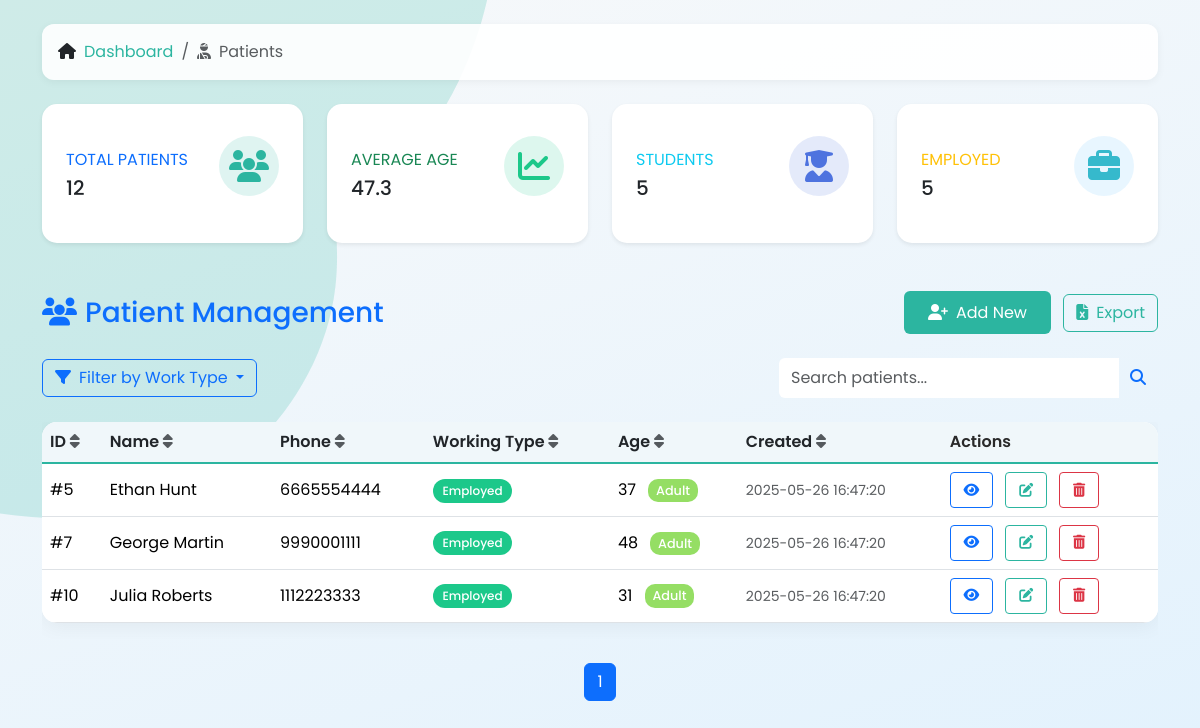
The app's page /patients.php?work_type=employed with its own data.
### tables this page shows
CREATE TABLE `patients` (
  `id` int NOT NULL,
  `full_name` varchar(100) NOT NULL,
  `phone` varchar(20) NOT NULL,
  `working_type` enum('student','employed','self-employed','unemployed') NOT NULL,
  `created_at` datetime DEFAULT CURRENT_TIMESTAMP,
  `age` int NOT NULL
);

### patients.php (the view, shortened to what this page needs)
<?php
require_once 'config.php';
$search = $_GET['search'] ?? '';
$workTypeFilter = $_GET['work_type'] ?? '';
$sort = $_GET['sort'] ?? 'id';
$order = ($_GET['order'] ?? 'asc') === 'desc' ? 'desc' : 'asc';
$page = max((int)($_GET['page'] ?? 1), 1);
$limit = 5;
$offset = ($page - 1) * $limit;
$conditions = [];
$params = [];
if (!empty($workTypeFilter) && in_array($workTypeFilter, ['student', 'employed', 'self-employed', 'unemployed'])) {
    $conditions[] = "working_type = ?";
    $params[] = $workTypeFilter;
}
$whereClause = $conditions ? 'WHERE ' . implode(' AND ', $conditions) : '';
$countStmt = $pdo->prepare("SELECT COUNT(*) FROM patients $whereClause");
$countStmt->execute($params);
$totalRows = $countStmt->fetchColumn();
$totalPages = ceil($totalRows / $limit);
$sql = "SELECT * FROM patients $whereClause ORDER BY $sort $order LIMIT $limit OFFSET $offset";
$stmt = $pdo->prepare($sql);
$stmt->execute($params);
$patients = $stmt->fetchAll();
$summaryStmt = $pdo->query("
    SELECT
        COUNT(*) AS total_patients,
        AVG(age) AS average_age,
        SUM(CASE WHEN working_type = 'student' THEN 1 ELSE 0 END) AS students,
        SUM(CASE WHEN working_type = 'employed' THEN 1 ELSE 0 END) AS employed,
        SUM(CASE WHEN working_type = 'self-employed' THEN 1 ELSE 0 END) AS self_employed,
        SUM(CASE WHEN working_type = 'unemployed' THEN 1 ELSE 0 END) AS unemployed
    FROM patients
");
$summary = $summaryStmt->fetch(PDO::FETCH_ASSOC);
$averageAge = round($summary['average_age'], 1);
?>
<!DOCTYPE html>
<html lang="en">
<head>
    <link href="https://cdn.jsdelivr.net/npm/bootstrap@5.3.3/dist/css/bootstrap.min.css" rel="stylesheet">
    <link href="https://cdnjs.cloudflare.com/ajax/libs/font-awesome/6.5.0/css/all.min.css" rel="stylesheet">
</head>
<body class="p-4">
    <div class="container">
        <nav class="mb-4">
            <ol class="breadcrumb">
                <li class="breadcrumb-item"><i class="fas fa-home me-2"></i><a href="dashboard.php">Dashboard</a></li>
                <li class="breadcrumb-item active"><i class="fas fa-user-injured me-2"></i>Patients</li>
            </ol>
        </nav>
        <div class="row mb-4">
            <div class="col-xl-3 col-md-6 mb-4">
                <div class="card summary-card border-left-primary shadow-sm h-100 py-2">
                    <div class="card-body">
                        <div class="row no-gutters align-items-center">
                            <div class="col mr-2">
                                <div class="text-xs font-weight-bold text-primary text-uppercase mb-1">
                                    Total Patients</div>
                                <div class="h5 mb-0 font-weight-bold text-gray-800"><?= $summary['total_patients'] ?></div>
                            </div>
                            <div class="col-auto">
                                <div class="card-icon bg-primary-light">
                                    <i class="fas fa-users fa-2x"></i>
                                </div>
                            </div>
                        </div>
                    </div>
                </div>
            </div>
            <div class="col-xl-3 col-md-6 mb-4">
                <div class="card summary-card border-left-success shadow-sm h-100 py-2">
                    <div class="card-body">
                        <div class="row no-gutters align-items-center">
                            <div class="col mr-2">
                                <div class="text-xs font-weight-bold text-success text-uppercase mb-1">
                                    Average Age</div>
                                <div class="h5 mb-0 font-weight-bold text-gray-800"><?= $averageAge ?></div>
                            </div>
                            <div class="col-auto">
                                <div class="card-icon bg-green-light">
                                    <i class="fas fa-chart-line fa-2x"></i>
                                </div>
                            </div>
                        </div>
                    </div>
                </div>
            </div>
            <div class="col-xl-3 col-md-6 mb-4">
                <div class="card summary-card border-left-info shadow-sm h-100 py-2">
                    <div class="card-body">
                        <div class="row no-gutters align-items-center">
                            <div class="col mr-2">
                                <div class="text-xs font-weight-bold text-info text-uppercase mb-1">
                                    Students</div>
                                <div class="h5 mb-0 font-weight-bold text-gray-800"><?= $summary['students'] ?></div>
                            </div>
                            <div class="col-auto">
                                <div class="card-icon bg-purple-light">
                                    <i class="fas fa-user-graduate fa-2x"></i>
                                </div>
                            </div>
                        </div>
                    </div>
                </div>
            </div>
            <div class="col-xl-3 col-md-6 mb-4">
                <div class="card summary-card border-left-warning shadow-sm h-100 py-2">
                    <div class="card-body">
                        <div class="row no-gutters align-items-center">
                            <div class="col mr-2">
                                <div class="text-xs font-weight-bold text-warning text-uppercase mb-1">
                                    Employed</div>
                                <div class="h5 mb-0 font-weight-bold text-gray-800"><?= $summary['employed'] + $summary['self_employed'] ?></div>
                            </div>
                            <div class="col-auto">
                                <div class="card-icon bg-blue-light">
                                    <i class="fas fa-briefcase fa-2x"></i>
                                </div>
                            </div>
                        </div>
                    </div>
                </div>
            </div>
        </div>
        <div class="d-flex justify-content-between align-items-center mb-4">
            <h3 class="mb-0 text-primary"><i class="fas fa-users me-2"></i>Patient Management</h3>
            <div>
                <button class="btn btn-success me-2" data-bs-toggle="modal" data-bs-target="#addPatientModal">
                    <i class="fas fa-user-plus me-2"></i>Add New
                </button>
                <a href="export_patients.php" class="btn btn-outline-secondary">
                    <i class="fas fa-file-excel me-2"></i>Export
                </a>
            </div>
        </div>
        <div class="d-flex justify-content-between align-items-center mb-4">
            <div class="btn-group">
                <button class="btn btn-outline-primary dropdown-toggle" type="button" data-bs-toggle="dropdown" aria-expanded="false">
                    <i class="fas fa-filter me-2"></i>Filter by Work Type
                </button>
            </div>
            <form method="get" class="d-flex">
                <div class="input-group">
                    <input type="text" name="search" value="<?= htmlspecialchars($search) ?>"
                           class="form-control border-0 py-2" placeholder="Search patients...">
                    <button class="btn btn-outline-primary border-0" type="submit">
                        <i class="fas fa-search"></i>
                    </button>
                </div>
            </form>
        </div>
        <div class="table-responsive">
            <table class="table table-hover align-middle">
                <thead class="table-light">
                    <tr>
                        <?php
                        $columns = ['id' => 'ID', 'full_name' => 'Name', 'phone' => 'Phone',
                                  'working_type' => 'Working Type', 'age' => 'Age', 'created_at' => 'Created'];
                        foreach ($columns as $col => $label) {
                            $newOrder = ($sort === $col && $order === 'asc') ? 'desc' : 'asc';
                            echo "<th><a href=\"?search=$search&work_type=$workTypeFilter&sort=$col&order=$newOrder\" class=\"text-decoration-none text-dark\">$label <i class=\"fas fa-sort text-muted\"></i></a></th>";
                        }
                        ?>
                        <th>Actions</th>
                    </tr>
                </thead>
                <tbody>
                    <?php foreach ($patients as $patient):
                        $ageGroup = '';
                        $ageClass = '';
                        if ($patient['age'] < 13) {
                            $ageGroup = 'Child';
                            $ageClass = 'age-group-child';
                        } elseif ($patient['age'] >= 13 && $patient['age'] <= 19) {
                            $ageGroup = 'Teen';
                            $ageClass = 'age-group-teen';
                        } elseif ($patient['age'] >= 20 && $patient['age'] <= 59) {
                            $ageGroup = 'Adult';
                            $ageClass = 'age-group-adult';
                        } else {
                            $ageGroup = 'Senior';
                            $ageClass = 'age-group-senior';
                        }
                    ?>
                        <tr class="animate__animated animate__fadeIn">
                            <td>#<?= $patient['id'] ?></td>
                            <td><?= htmlspecialchars($patient['full_name']) ?></td>
                            <td><?= htmlspecialchars($patient['phone']) ?></td>
                            <td>
                                <span class="badge badge-<?= str_replace(' ', '-', $patient['working_type']) ?>">
                                    <?= ucfirst($patient['working_type']) ?>
                                </span>
                            </td>
                            <td>
                                <?= $patient['age'] ?>
                                <span class="age-group ms-2 <?= $ageClass ?>"><?= $ageGroup ?></span>
                            </td>
                            <td><small class="text-muted"><?= $patient['created_at'] ?></small></td>
                            <td class="action-buttons">
                                <button class="btn btn-sm btn-outline-primary me-2 view-patient"
                                        data-id="<?= $patient['id'] ?>"
                                        data-bs-toggle="modal"
                                        data-bs-target="#viewPatientModal"
                                        title="View">
                                    <i class="fas fa-eye"></i>
                                </button>
                                <a href="edit_patient.php?id=<?= $patient['id'] ?>" class="btn btn-sm btn-outline-secondary me-2" title="Edit">
                                    <i class="fas fa-edit"></i>
                                </a>
                                <a href="delete_patient.php?id=<?= $patient['id'] ?>" class="btn btn-sm btn-outline-danger" title="Delete" onclick="return confirm('Are you sure you want to delete this patient?');">
                                    <i class="fas fa-trash-alt"></i>
                                </a>
                            </td>
                        </tr>
                    <?php endforeach ?>
                </tbody>
            </table>
        </div>
        <nav class="mt-4">
            <ul class="pagination justify-content-center">
                <?php for ($i = 1; $i <= $totalPages; $i++): ?>
                    <li class="page-item <?= $i == $page ? 'active' : '' ?>">
                        <a class="page-link"
                           href="?search=<?= $search ?>&work_type=<?= $workTypeFilter ?>&sort=<?= $sort ?>&order=<?= $order ?>&page=<?= $i ?>">
                           <?= $i ?>
                        </a>
                    </li>
                <?php endfor; ?>
            </ul>
        </nav>
    </div>
</body>
</html>

### patients.php (style rules this page uses)
:root { --primary: #2cb5a0; --secondary: #f0f7fa; --accent: #ff7f50; --student: #4e73df; --employed: #1cc88a; --self-employed: #36b9cc; --unemployed: #f6c23e; --child: #ff85c0; --teen: #69c0ff; --adult: #95de64; --senior: #ffd666; }
body { font-family: 'Poppins', sans-serif; background-size: cover; animation: fadeIn 0.5s ease-in-out both; }
.breadcrumb { background: rgba(255,255,255,0.9); padding: 1rem; border-radius: 12px; box-shadow: 0 2px 8px rgba(0,0,0,0.05); }
.breadcrumb-item a { color: var(--primary); text-decoration: none; transition: all 0.2s ease; }
.table { border-radius: 15px; overflow: hidden; box-shadow: 0 4px 20px rgba(0,0,0,0.05); background: white; }
.table thead th { background: var(--secondary); border-bottom: 2px solid var(--primary); font-weight: 600; color: #2a2a2a; }
.table-hover tbody tr { transition: all 0.2s ease; }
.btn-success { background: var(--primary); border: none; padding: 0.6rem 1.5rem; transition: all 0.2s ease; }
.btn-outline-secondary { border-color: var(--primary); color: var(--primary); }
.badge { padding: 0.5em 0.8em; border-radius: 20px; font-weight: 500; }
.badge-employed { background-color: var(--employed); color: white; }
.age-group { font-size: 0.8em; padding: 0.25em 0.6em; border-radius: 10px; font-weight: 500; }
.age-group-adult { background: var(--adult); color: white; }
.page-link { color: var(--primary); transition: all 0.2s ease; }
.summary-card { border-radius: 15px; box-shadow: 0 4px 15px rgba(0,0,0,0.05); transition: all 0.3s ease; border: none; height: 100%; }
.summary-card .card-body { padding: 1.5rem; }
.card-icon { width: 60px; height: 60px; border-radius: 50%; display: flex; align-items: center; justify-content: center; margin: 0 auto 15px; }
.bg-primary-light { background-color: rgba(44, 181, 160, 0.15); color: var(--primary); }
.bg-purple-light { background-color: rgba(78, 115, 223, 0.15); color: var(--student); }
.bg-green-light { background-color: rgba(28, 200, 138, 0.15); color: var(--employed); }
.bg-blue-light { background-color: rgba(105, 192, 255, 0.15); color: var(--self-employed); }
.action-buttons .btn { padding: 0.4rem 0.8rem; }

### records on screen
patients: id "5", full_name "Ethan Hunt", phone "6665554444", working_type "Employed", age "37", age "Adult", created_at "2025-05-26 16:47:20"
patients: id "7", full_name "George Martin", phone "9990001111", working_type "Employed", age "48", age "Adult", created_at "2025-05-26 16:47:20"
patients: id "10", full_name "Julia Roberts", phone "1112223333", working_type "Employed", age "31", age "Adult", created_at "2025-05-26 16:47:20"

### other values on screen
$summary['total_patients'] "12"
$averageAge "47.3"
$summary['students'] "5"
$summary['employed'] + $summary['self_employed'] "5"
$label "ID"
$label "Name"
$label "Phone"
$label "Working Type"
$label "Age"
$label "Created"
